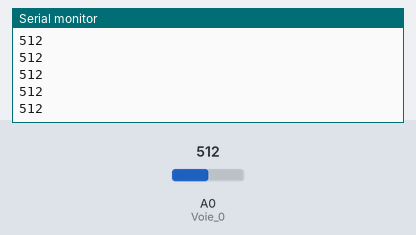
Bench run of a sketch on a simulated Arduino Uno, built with avr-gcc and run on an emulated ATmega328P. Parts: the last lines printed to the serial monitor. The inputs (shaded band) are chosen by the test bench; at power-on: A0 (Voie_0) = 512.

Above: at 1.2 s.
1.3 s: A0 (Voie_0) set to 716
At 2.2 s:
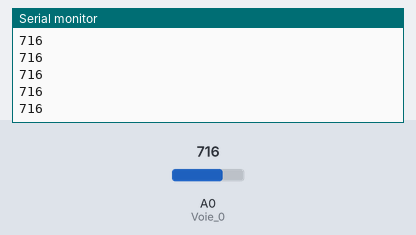
2.8 s: A0 (Voie_0) set to 900
At 3.6 s:
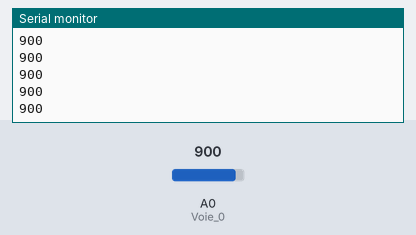
Timing chart, 0 to 5.8 s (numbered marks = the images above; inputs shaded):
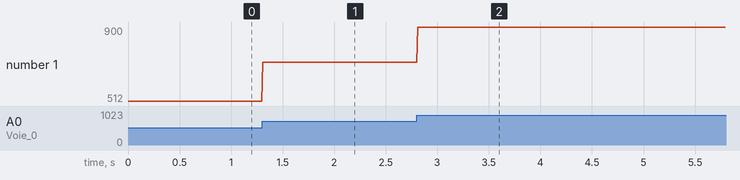

Measured:
- after the input at 1.3 s, the serial monitor: prints a new line at once (image 1)
- after the input at 2.8 s, the serial monitor: prints a new line at once (image 2)
- plotted number 1: 512 → 716 after the input at 1.3 s, 716 → 900 after the input at 2.8 s

The sketch:

arduino_oscilloscope_1channel.ino
```cpp
// --- Programme Arduino ---
// par X. HINAULT - 01/2010

// --- Que fait ce programme ? ---
/* Affiche le résultat brut d'une conversion analogique numérique sur la fenêtre terminal du PC*/

// --- Fonctionnalités utilisées ---
// Utilise la connexion série vers le PC
// Utilise la conversion analogique numérique 10bits sur les voies analogiques  analog 0,

// --- Circuit à réaliser ---
// Connexion série entre la carte Arduino et le PC (utilise les broches 0 et 1)

// Broche Analog 0 (=broche 14) en entrée Analogique  : connecter la sortie d'une résistance Variable 10K elle-même connectée entre 0 et 5V

//**************** Entête déclarative *******
// A ce niveau sont déclarées les librairies, les constantes, les variables...

// --- Inclusion des librairies utilisées ---

// --- Déclaration des constantes ---

// --- constantes des broches ---

const int Voie_0=0; //declaration constante de broche analogique

// --- Déclaration des variables globales ---
int mesure_brute=0;// Variable pour acquisition résultat brut de conversion analogique numérique


// --- Initialisation des fonctionnalités utilisées ---

//**************** FONCTION SETUP = Code d'initialisation *****
// La fonction setup() est exécutée en premier et 1 seule fois, au démarrage du programme

void setup()   { // debut de la fonction setup()

// --- ici instructions à exécuter au démarrage ---

Serial.begin(115200); // initialise connexion série à 115200 bauds
// IMPORTANT : régler le terminal côté PC avec la même valeur de transmission


} // fin de la fonction setup()
// ********************************************************************************

//*************** FONCTION LOOP = Boucle sans fin = coeur du programme *************
// la fonction loop() s'exécute sans fin en boucle aussi longtemps que l'Arduino est sous tension

void loop(){ // debut de la fonction loop()

// --- ici instructions à exécuter par le programme principal ---

// acquisition conversion analogique-numerique (CAN) sur la voie analogique
mesure_brute=analogRead(Voie_0);

// affiche valeur numerique entière ou à virgule au format décimal
Serial.println(mesure_brute);

delay(10); // fixe une pause entre 2 mesures
// plus le délai est court, plus la trace est rapide

} // fin de la fonction loop() - le programme recommence au début de la fonction loop sans fin
// ********************************************************************************

// --- Fin programme ---
```
